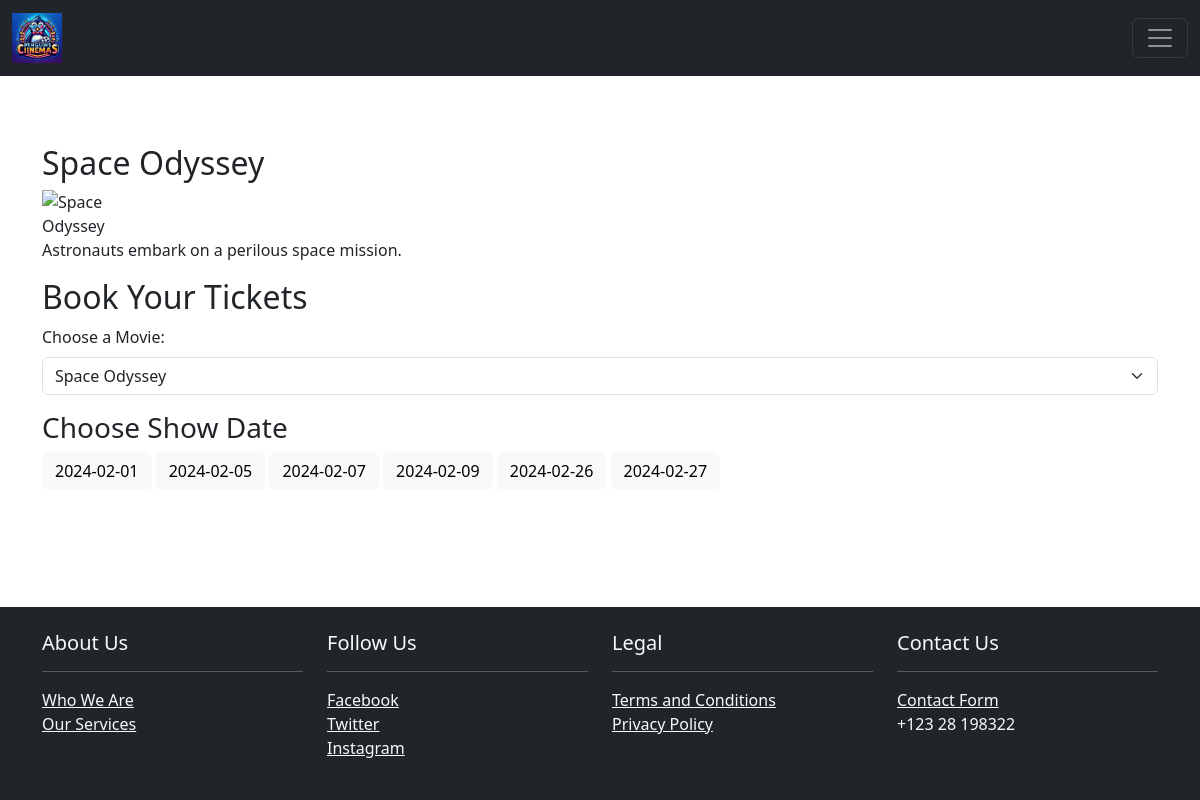
The app's page /booking.php?movie_id=3 (signed in) with its own data.
### tables this page shows
CREATE TABLE `movies` (
  `id` int(11) NOT NULL,
  `title` varchar(255) NOT NULL,
  `description` text DEFAULT NULL,
  `image_url` varchar(255) DEFAULT NULL,
  `cast` text DEFAULT NULL
);

### connection.php (called while the page is built, shortened)
<?php
class conct {
    public $username = "root";
    public $password = "";
    public $server_name = "localhost";
    public $db_name = "cinema_db";
    public $conn;
    function __construct() {
        $this->conn = new mysqli($this->server_name, $this->username, $this->password, $this->db_name);
    }
    function select($table_name, $id) {
        $sql = "SELECT * FROM $table_name WHERE id = ?";
        $stmt = $this->conn->prepare($sql);
        $stmt->bind_param("i", $id);
        $stmt->execute();
        $result = $stmt->get_result();
        return $result;
    }
}
?>

### booking.php (the view, shortened to what this page needs)
<?php
include("header.php");
$con = new conct();
$selected_movie_id = $_GET['movie_id'] ?? null;
$selected_date = $_GET['date'] ?? null;
$movie = null;
if ($selected_movie_id) {
    $movie_query = $con->select('movies', $selected_movie_id);
    $movie = $movie_query->fetch_assoc();
}
?>
<div class="container mt-4">
<?php if ($selected_movie_id && $movie): ?>
        <h2 style="padding-top: 30px;"><?php echo htmlspecialchars($movie['title']); ?></h2>
        <?php if (!empty($movie['image_url'])): ?>
            <img src="<?php echo htmlspecialchars($movie['image_url']); ?>" alt="<?php echo htmlspecialchars($movie['title']); ?>" style="max-height: 100px; max-width: 100px;" class="img-fluid">
        <?php endif; ?>
        <p><?php echo htmlspecialchars($movie['description']); ?></p>
    <?php endif; ?>
    <h2>Book Your Tickets</h2>
    <form action="booking.php" method="get">
        <div class="form-group">
            <label for="movie_id">Choose a Movie:</label>
            <select name="movie_id" id="movie_id" class="form-select" onchange="this.form.submit()">
                <?php
                $movies_query = "SELECT id, title FROM movies";
                $movies_result = $con->conn->query($movies_query);
                while ($movie = $movies_result->fetch_assoc()) {
                    echo "<option value='" . $movie['id'] . "' " . ($movie['id'] == $selected_movie_id ? "selected" : "") . ">" . htmlspecialchars($movie['title']) . "</option>";
                }
                ?>
            </select>
        </div>
    </form>
    <?php if ($selected_movie_id): ?>
        <h3>Choose Show Date</h3>
        <?php
       $show_dates_query = "SELECT DISTINCT show_date FROM shows WHERE movie_id = ?";
$stmt = $con->conn->prepare($show_dates_query);
$stmt->bind_param("i", $selected_movie_id);
$stmt->execute();
$show_dates_result = $stmt->get_result();
while ($row = $show_dates_result->fetch_assoc()) {
    $date_style = ($row['show_date'] == $selected_date) ? 'background-color: #007bff; color: white;' : 'background-color: #f8f9fa; color: black;';
    echo "<a href='booking.php?movie_id=" . $selected_movie_id . "&date=" . $row['show_date'] . "' class='btn' style='" . $date_style . "'>" . $row['show_date'] . "</a> ";
}
        ?>
    <?php endif; ?>
</div>
<?php include("footer.php"); ?>

### styling.css (style rules this page uses)
body { display: flex; flex-direction: column; min-height: 100vh; margin: 0; }

### booking.php (style rules this page uses)
.container { padding-top: 40px; }

### records on screen
movies: title "Space Odyssey", description "Astronauts embark on a perilous space mission."

### other values on screen
$row['show_date'] "2024-02-01"
$row['show_date'] "2024-02-05"
$row['show_date'] "2024-02-07"
$row['show_date'] "2024-02-09"
$row['show_date'] "2024-02-26"
$row['show_date'] "2024-02-27"
form field movie_id "Space Odyssey"
